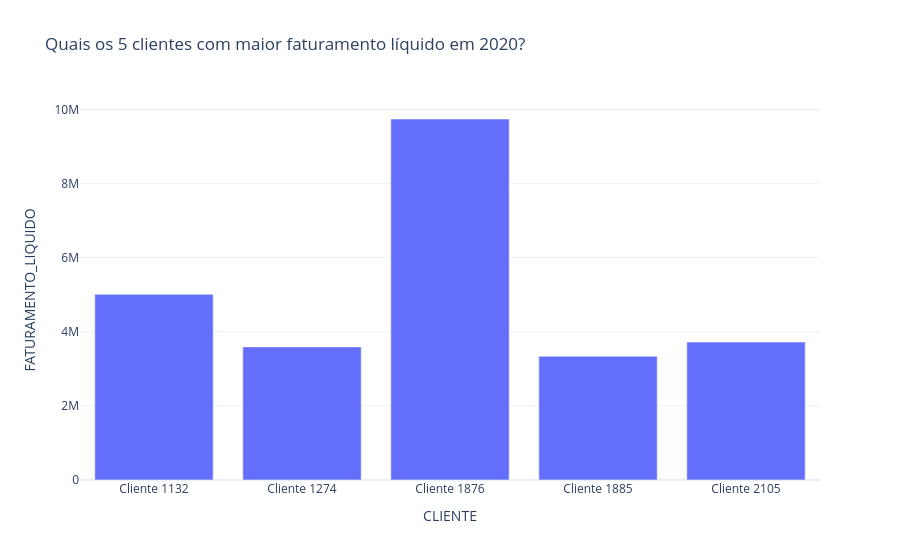

The cell this chart's notebook holds for it:
### Code cell
# Join com dimensão de cliente
chat("Quais os 5 clientes com maior faturamento líquido em 2020?")

### Figure 1 — Plotly figure (JSON) as saved in the notebook; plotly's stock layout.template omitted (floating-point values rounded to 4 significant figures)
{"data": [{"alignmentgroup": "True", "hovertemplate": "CLIENTE=%{x}<br>FATURAMENTO_LIQUIDO=%{y}<extra></extra>", "legendgroup": "", "marker": {"color": "#636efa", "pattern": {"shape": ""}}, "name": "", "offsetgroup": "", "orientation": "v", "showlegend": false, "textposition": "auto", "type": "bar", "x": ["Cliente 1132", "Cliente 1274", "Cliente 1876", "Cliente 1885", "Cliente 2105"], "xaxis": "x", "y": [5011000.0, 3593000.0, 9745000.0, 3340000.0, 3723220], "yaxis": "y"}], "layout": {"barmode": "relative", "legend": {"tracegroupgap": 0}, "title": {"text": "Quais os 5 clientes com maior faturamento líquido em 2020?"}, "xaxis": {"anchor": "y", "domain": [0, 1], "title": {"text": "CLIENTE"}}, "yaxis": {"anchor": "x", "domain": [0, 1], "title": {"text": "FATURAMENTO_LIQUIDO"}}}}
